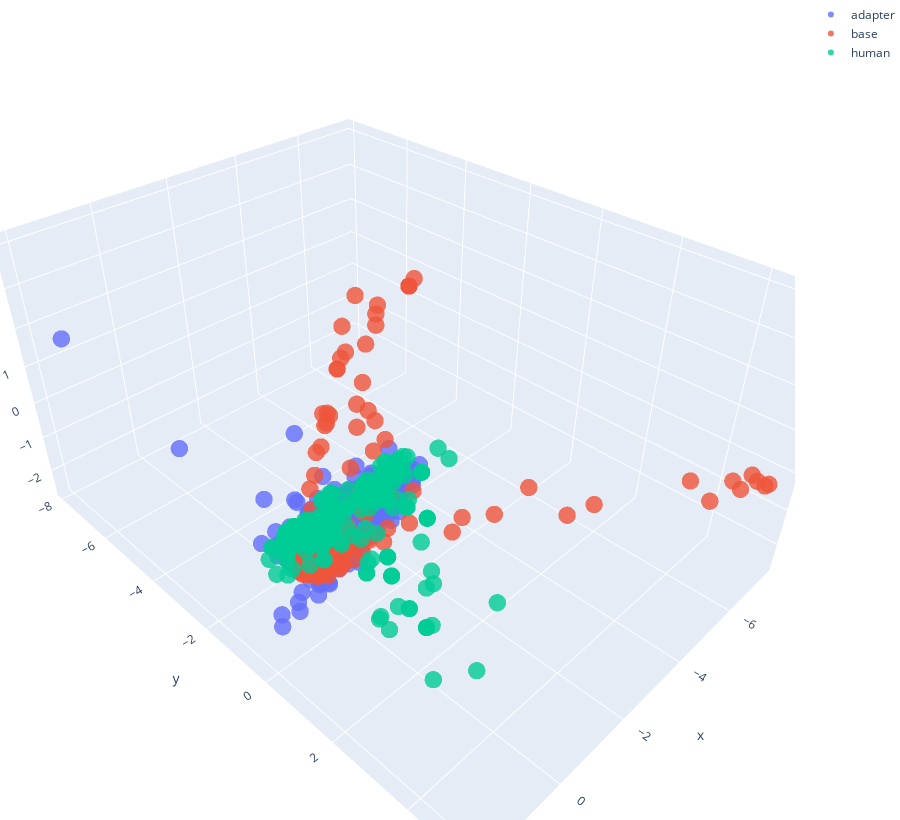

Notebook code for this chart:
### Code cell
plotly.offline.iplot(
    go.Figure(
        data=[
                go.Scatter3d(
                **{
                    dim: group["value"].str[idx].tolist() 
                    for idx, dim in enumerate(["x", "y", "z"])
                },
                name=label,
                mode='markers',
                marker={
                    'size': 6,
                    'opacity': 0.8,
                }
            )
            for label, group in (
                predictions
                .melt()
                .rename(columns={None: "population"})
                .pipe(lambda _df: _df[_df["model"] == "reply_embeds_d3"])
                .groupby("population")
            )
        ], 
        layout=go.Layout(
            margin={'l': 0, 'r': 0, 'b': 0, 't': 0},
            height=820
        )
    )
)

### Figure 1 — Plotly figure (JSON) as saved in the notebook; plotly's stock layout.template omitted (floating-point values rounded to 4 significant figures; data arrays with more than 128 entries replaced by an {"elided": "..."} marker saying what was removed)
{"data": [{"marker": {"opacity": 0.8, "size": 6}, "mode": "markers", "name": "adapter", "type": "scatter3d", "x": {"elided": "250 float values"}, "y": {"elided": "250 float values"}, "z": {"elided": "250 float values"}}, {"marker": {"opacity": 0.8, "size": 6}, "mode": "markers", "name": "base", "type": "scatter3d", "x": {"elided": "250 float values"}, "y": {"elided": "250 float values"}, "z": {"elided": "250 float values"}}, {"marker": {"opacity": 0.8, "size": 6}, "mode": "markers", "name": "human", "type": "scatter3d", "x": {"elided": "250 float values"}, "y": {"elided": "250 float values"}, "z": {"elided": "250 float values"}}], "layout": {"height": 820, "margin": {"b": 0, "l": 0, "r": 0, "t": 0}}}
